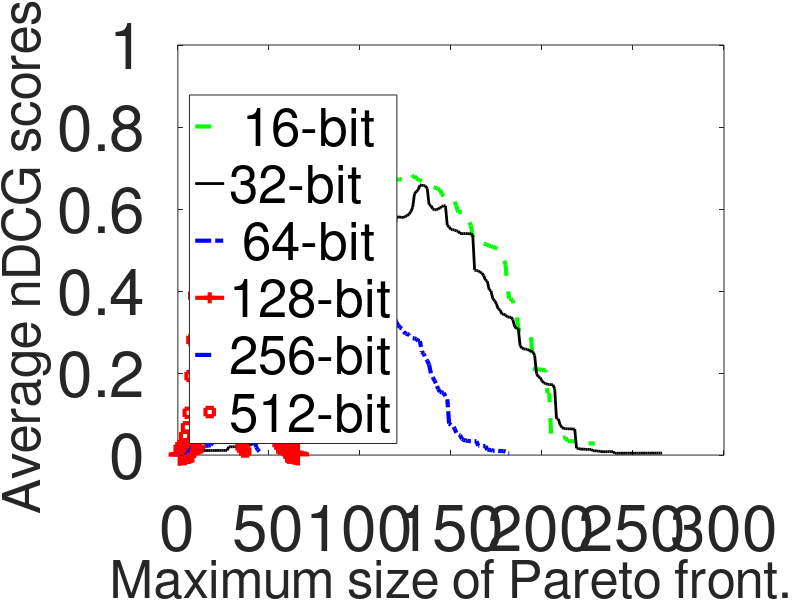

MATLAB code for this plot:
clear all;
clc;

x=linspace(0,350,1);


load('Evaluation_Revision/streetsDataset/DMQR/streets_2d_16_DMQR_n_DCG_mean');
plot(n_DCG_mean, '--g', 'LineWidth',3); 
hold on

load('Evaluation_Revision/streetsDataset/DMQR/streets_2d_32_DMQR_n_DCG_mean');
plot(n_DCG_mean,'-k', 'MarkerSize',18, 'LineWidth',2); 
hold on

load('Evaluation_Revision/streetsDataset/DMQR/streets_2d_64_DMQR_n_DCG_mean');
plot(n_DCG_mean,'-.b', 'MarkerSize',18, 'MarkerFaceColor',[0 0 1], 'LineWidth',3);
hold on

load('Evaluation_Revision/streetsDataset/DMQR/streets_2d_128_DMQR_n_DCG_mean');
plot(n_DCG_mean,'-+r',  'MarkerSize',16, 'LineWidth',3');
hold on

load('Evaluation_Revision/streetsDataset/DMQR/streets_2d_256_DMQR_n_DCG_mean');
plot(n_DCG_mean,'--b', 'MarkerSize',18, 'MarkerFaceColor',[0 0 1], 'LineWidth',3);
hold on

load('Evaluation_Revision/streetsDataset/DMQR/streets_2d_512_DMQR_n_DCG_mean');
plot(n_DCG_mean,'sr',  'MarkerSize',6, 'LineWidth',3');
hold on


set(gca,'FontSize',46);


%title('Average values of nDCG scores along 10 Pareto fronts' ,'FontSize', 32)

ylabel('Average nDCG scores.' ,'FontSize', 38)
xlabel('Maximum size of Pareto front.' ,'FontSize', 38) 

legend({' 16-bit', '32-bit',' 64-bit', '128-bit', '256-bit', '512-bit', },'Location','southwest' ,'FontSize', 38)

